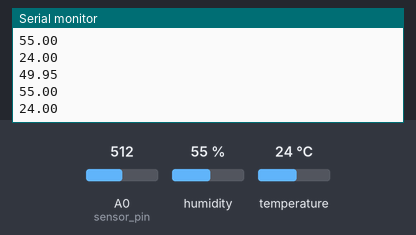
Bench run of a sketch on a simulated Arduino Uno, built with avr-gcc and run on an emulated ATmega328P. Parts: the last lines printed to the serial monitor. The test bench sets the inputs (shaded band); at power-on: humidity 55 %, A0 (sensor_pin) = 512, temperature 24 °C.

Above: at 5.8 s.
5.9 s: humidity set to 22 %
At 10.8 s:
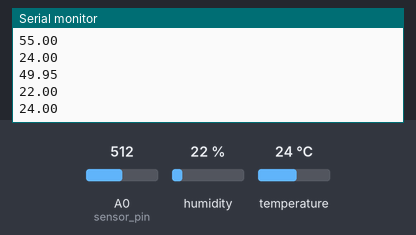
11.9 s: A0 (sensor_pin) set to 716
At 15.6 s:
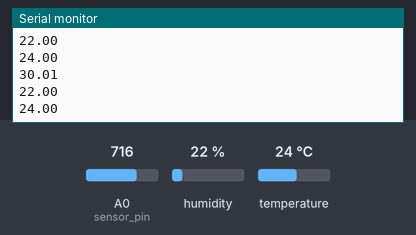
17.9 s: temperature set to 12 °C
At 21.5 s:
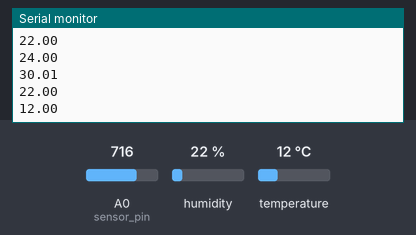
23.9 s: A0 (sensor_pin) set to 900
At 26.2 s:
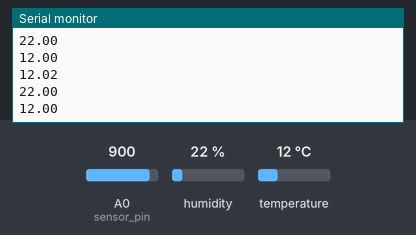
29.9 s: humidity set to 40 %
At 30.9 s:
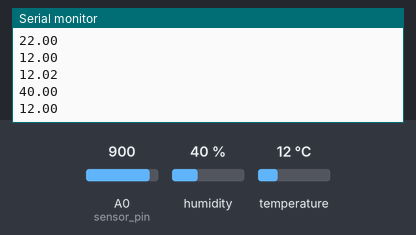
Timing chart, 0 to 32.9 s (numbered marks = the images above; inputs shaded):
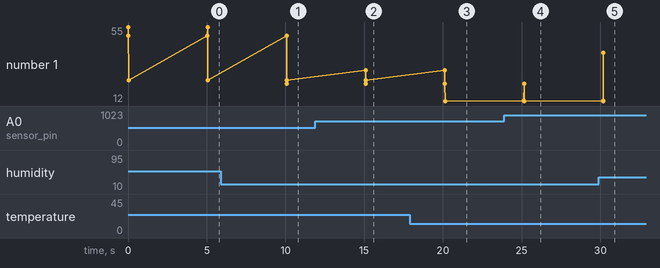

Measured:
- after the input at 5.9 s, the serial monitor: prints a new line after 4.2 s (image 1)
- after the input at 11.9 s, the serial monitor: prints a new line after 3.2 s (image 2)
- after the input at 17.9 s, the serial monitor: prints a new line after 2.2 s (image 3)
- after the input at 23.9 s, the serial monitor: prints a new line after 1.2 s (image 4)
- after the input at 29.9 s, the serial monitor: prints a new line after 0.28 s (image 5)
- plotted number 1: 24 → 12 after the input at 17.9 s

The sketch:

dht11.ino
```cpp
#include "dht.h"
const int dht_apin = A1;
const int sensor_pin = A0;
dht DHT;

void setup(){

  Serial.begin(9600);

}

void loop(){

    DHT.read11(dht_apin);
    float moisture_percentage;
    int sensor_analog;
    sensor_analog = analogRead(sensor_pin);
    moisture_percentage = ( 100 - ( (sensor_analog/1023.00) * 100 ) );
    Serial.println(moisture_percentage);
    Serial.println(DHT.humidity);
    Serial.println(DHT.temperature);
    delay(5000);
}
```
